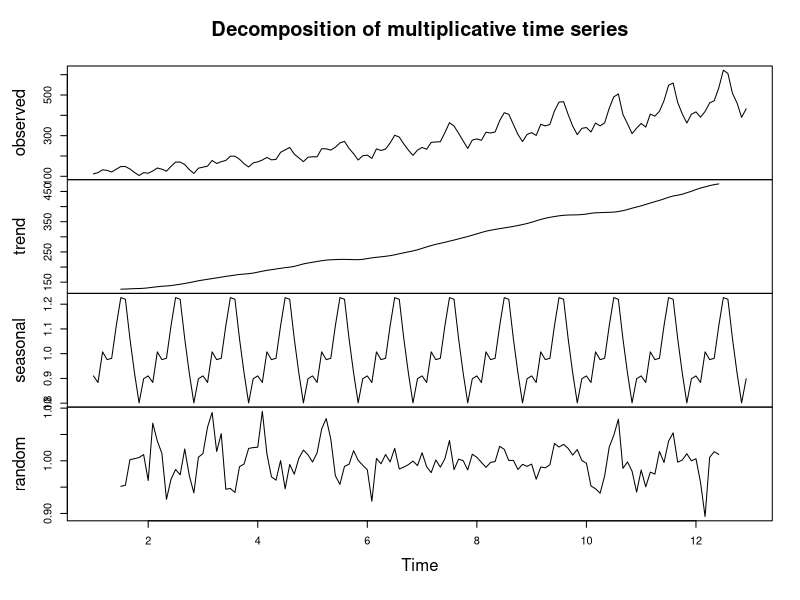
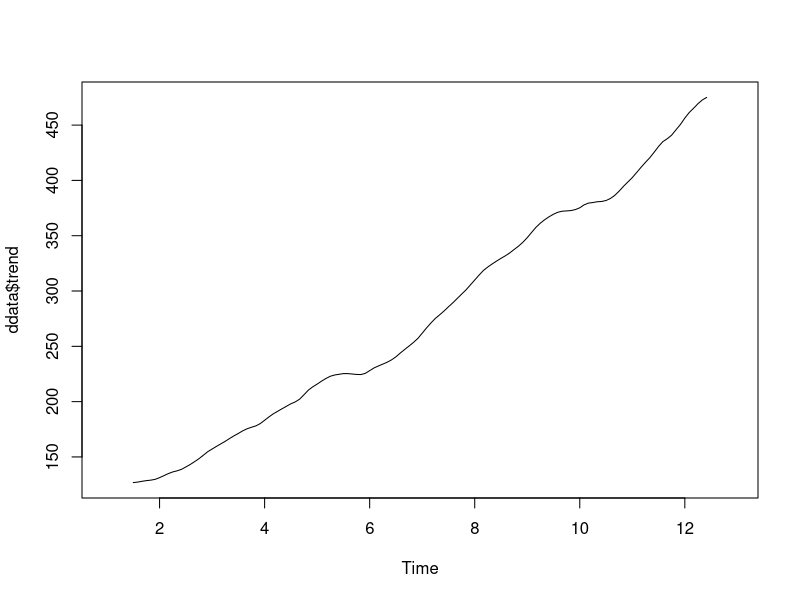
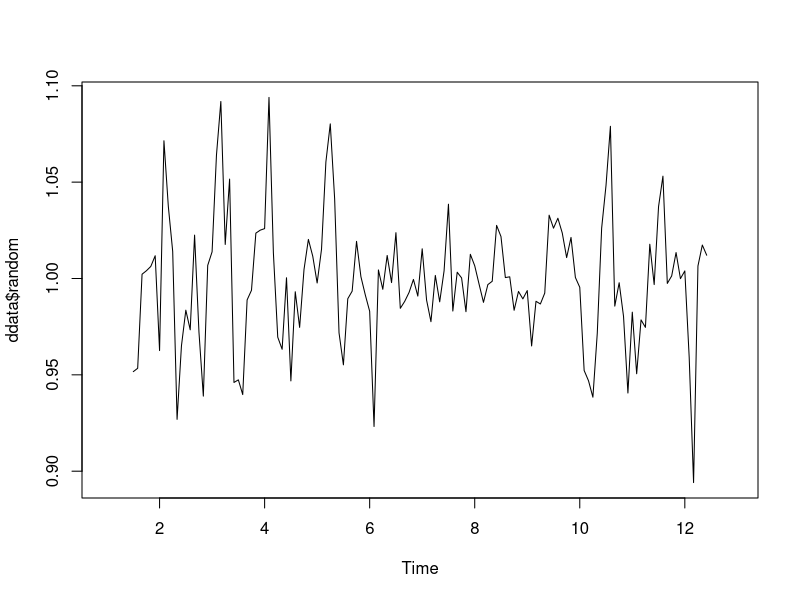
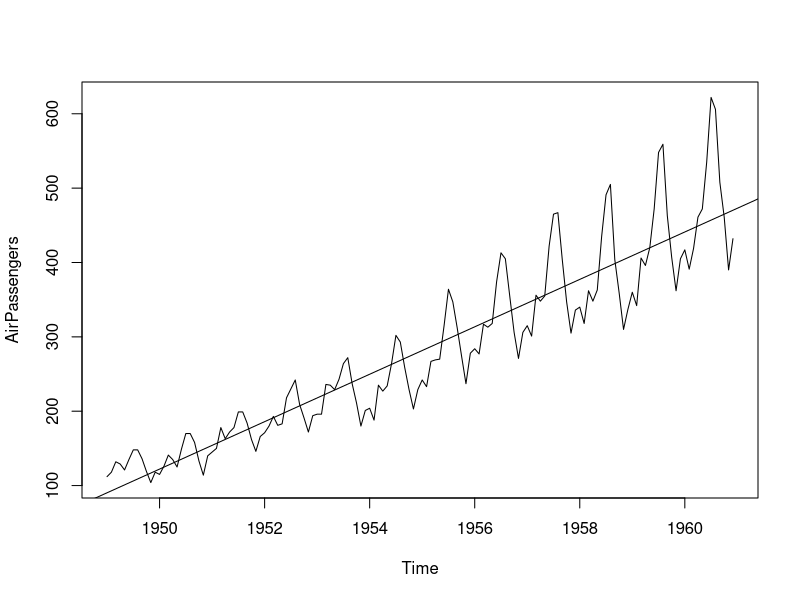
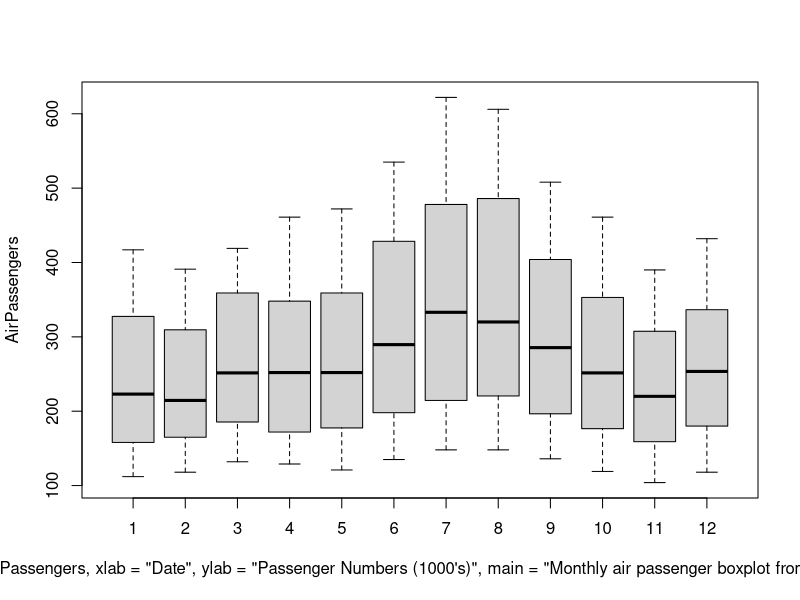
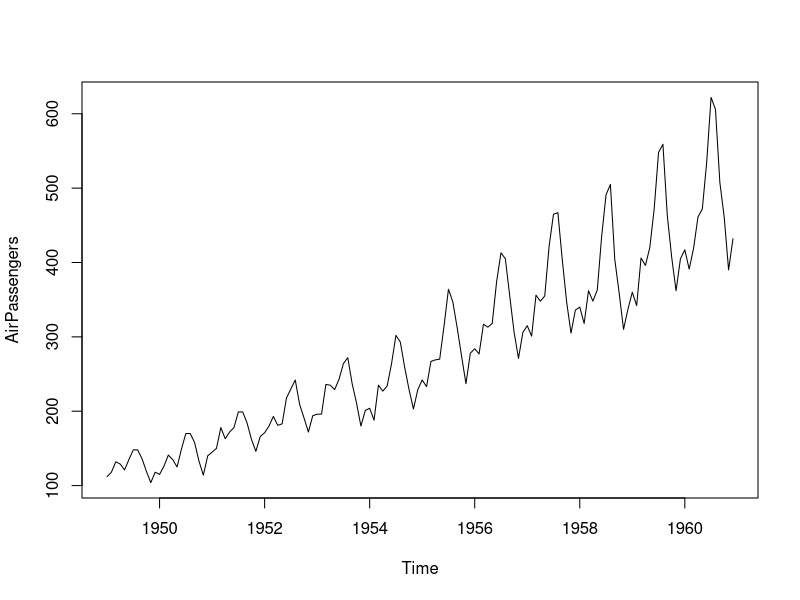
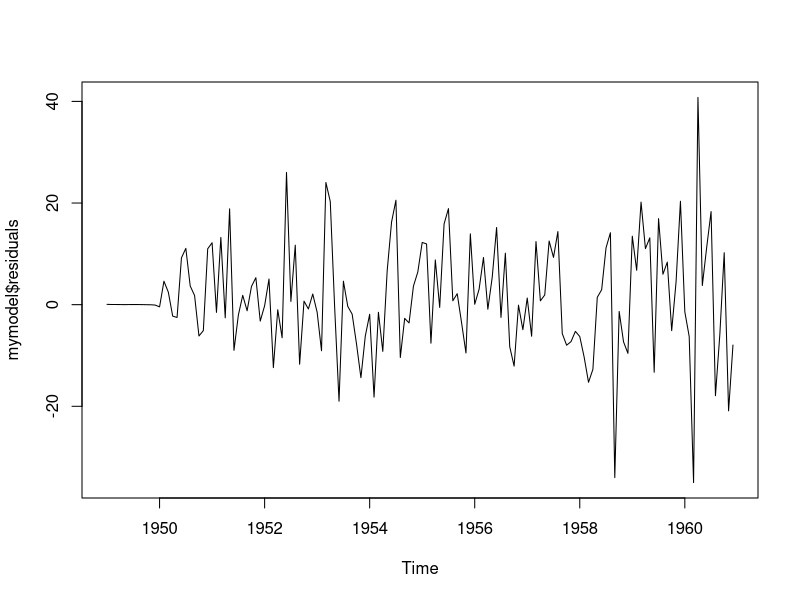
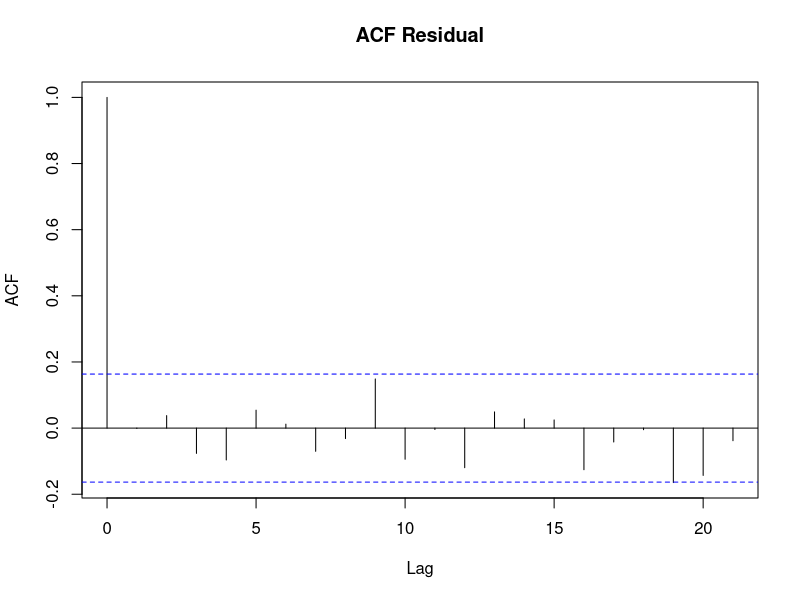

Reproduce these figures in R, in order.
library(forecast)

data("AirPassengers")

class(AirPassengers)

start(AirPassengers)

end(AirPassengers)

frequency(AirPassengers)

sum(is.na(AirPassengers)) # check missing value

summary(AirPassengers)

AirPassengers

# Explore Data Analysis
tsdata <- ts(AirPassengers,frequency = 12)

ddata <- decompose(tsdata, "multiplicative")

plot(ddata)

plot(ddata$trend)

plot(ddata$random) # nilai yang ngga bisa dibuat persamaan.

##
plot(AirPassengers) # ini data original
abline(reg=lm(AirPassengers~time(AirPassengers))) # garis trend
cycle(AirPassengers)

# get boxplot by cycle
boxplot(AirPassengers~cycle(AirPassengers, xlab= "Date", ylab = "Passenger Numbers (1000's)",
                            main="Monthly air passenger boxplot from 1949-1960"))

# stationarity
plot(AirPassengers)

# ask R for the best model
mymodel <- auto.arima(AirPassengers) # AIC = accuracy for the model
mymodel

# run trace to compare information
auto.arima(AirPassengers, ic="aic", trace = T)

# instal.pacakges (tseries)
library(tseries)

plot.ts(mymodel$residuals)

acf(ts(mymodel$residuals), main="ACF Residual")
pacf(ts(mymodel$residuals), main="PACF Residual")

# use model to forecast for the next 10 years
myforecast <- forecast(mymodel,level = c(95),h=10*12)
plot(myforecast)

# validasi model dengan "Ljung-Box"
Box.test(mymodel$residuals,lag=5,type="Ljung-Box")
Box.test(mymodel$residuals,lag=10,type="Ljung-Box")
Box.test(mymodel$residuals,lag=15,type="Ljung-Box")

# karena nilai p-value nya kecil maka model bisa diterima
